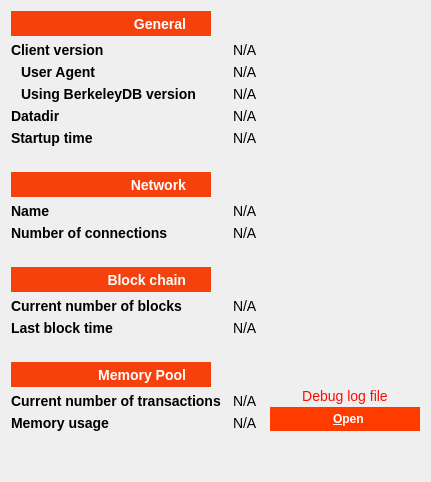
     <widget class="QWidget" name="tab_info">
      <property name="styleSheet">
       <string notr="true">QWidget { font-size:14px;}</string>
      </property>
      <attribute name="title">
       <string>&amp;Information</string>
      </attribute>
      <layout class="QGridLayout" name="gridLayout" columnstretch="0,1,0">
       <property name="horizontalSpacing">
        <number>12</number>
       </property>
       <item row="12" column="1" colspan="2">
        <widget class="QLabel" name="numberOfBlocks">
         <property name="cursor">
          <cursorShape>IBeamCursor</cursorShape>
         </property>
         <property name="text">
          <string>N/A</string>
         </property>
         <property name="textFormat">
          <enum>Qt::PlainText</enum>
         </property>
         <property name="textInteractionFlags">
          <set>Qt::LinksAccessibleByMouse|Qt::TextSelectableByKeyboard|Qt::TextSelectableByMouse</set>
         </property>
        </widget>
       </item>
       <item row="8" column="0">
        <widget class="QLabel" name="label_8">
         <property name="styleSheet">
          <string notr="true">QLabel {font-weight:bold;}</string>
         </property>
         <property name="text">
          <string>Name</string>
         </property>
        </widget>
       </item>
       <item row="18" column="0">
        <spacer name="verticalSpacer">
         <property name="orientation">
          <enum>Qt::Vertical</enum>
         </property>
         <property name="sizeType">
          <enum>QSizePolicy::Fixed</enum>
         </property>
         <property name="sizeHint" stdset="0">
          <size>
           <width>20</width>
           <height>40</height>
          </size>
         </property>
        </spacer>
       </item>
       <item row="16" column="1">
        <widget class="QLabel" name="mempoolNumberTxs">
         <property name="cursor">
          <cursorShape>IBeamCursor</cursorShape>
         </property>
         <property name="text">
          <string>N/A</string>
         </property>
         <property name="textFormat">
          <enum>Qt::PlainText</enum>
         </property>
         <property name="textInteractionFlags">
          <set>Qt::LinksAccessibleByMouse|Qt::TextSelectableByKeyboard|Qt::TextSelectableByMouse</set>
         </property>
        </widget>
       </item>
       <item row="15" column="2" rowspan="3">
        <layout class="QVBoxLayout" name="verticalLayoutDebugButton">
         <property name="spacing">
          <number>3</number>
         </property>
         <item>
          <spacer name="verticalSpacer_2">
           <property name="orientation">
            <enum>Qt::Vertical</enum>
           </property>
           <property name="sizeHint" stdset="0">
            <size>
             <width>10</width>
             <height>5</height>
            </size>
           </property>
          </spacer>
         </item>
         <item>
          <widget class="QLabel" name="labelDebugLogfile">
           <property name="styleSheet">
            <string notr="true">QLabel {color: #ff0c00;}</string>
           </property>
           <property name="text">
            <string>Debug log file</string>
           </property>
           <property name="alignment">
            <set>Qt::AlignCenter</set>
           </property>
          </widget>
         </item>
         <item>
          <widget class="QPushButton" name="openDebugLogfileButton">
           <property name="sizePolicy">
            <sizepolicy hsizetype="Fixed" vsizetype="Fixed">
             <horstretch>0</horstretch>
             <verstretch>0</verstretch>
            </sizepolicy>
           </property>
           <property name="minimumSize">
            <size>
             <width>150</width>
             <height>0</height>
            </size>
           </property>
           <property name="font">
            <font>
             <pointsize>-1</pointsize>
             <weight>75</weight>
             <bold>true</bold>
            </font>
           </property>
           <property name="toolTip">
            <string>Open the %1 debug log file from the current data directory. This can take a few seconds for large log files.</string>
           </property>
           <property name="styleSheet">
            <string notr="true">QPushButton {
    background-color: #ff3b00;
    border:0;
    color:#ffffff;
    font-size:12px;
    font-weight:bold;
    padding-left:25px;
    padding-right:25px;
    padding-top:5px;
    padding-bottom:5px;
}

QPushButton:hover {
    background-color: #ff0c00;
}
</string>
           </property>
           <property name="text">
            <string>  &amp;Open</string>
           </property>
           <property name="autoDefault">
            <bool>false</bool>
           </property>
          </widget>
         </item>
        </layout>
       </item>
       <item row="13" column="1" colspan="2">
        <widget class="QLabel" name="lastBlockTime">
         <property name="cursor">
          <cursorShape>IBeamCursor</cursorShape>
         </property>
         <property name="text">
          <string>N/A</string>
         </property>
         <property name="textFormat">
          <enum>Qt::PlainText</enum>
         </property>
         <property name="textInteractionFlags">
          <set>Qt::LinksAccessibleByMouse|Qt::TextSelectableByKeyboard|Qt::TextSelectableByMouse</set>
         </property>
        </widget>
       </item>
       <item row="1" column="1" colspan="2">
        <widget class="QLabel" name="clientVersion">
         <property name="cursor">
          <cursorShape>IBeamCursor</cursorShape>
         </property>
         <property name="text">
          <string>N/A</string>
         </property>
         <property name="textFormat">
          <enum>Qt::PlainText</enum>
         </property>
         <property name="textInteractionFlags">
          <set>Qt::LinksAccessibleByMouse|Qt::TextSelectableByKeyboard|Qt::TextSelectableByMouse</set>
         </property>
        </widget>
       </item>
       <item row="10" column="0">
        <spacer name="verticalSpacer_6">
         <property name="orientation">
          <enum>Qt::Vertical</enum>
         </property>
         <property name="sizeType">
          <enum>QSizePolicy::Fixed</enum>
         </property>
         <property name="sizeHint" stdset="0">
          <size>
           <width>20</width>
           <height>20</height>
          </size>
         </property>
        </spacer>
       </item>
       <item row="12" column="0">
        <widget class="QLabel" name="label_3">
         <property name="styleSheet">
          <string notr="true">QLabel {font-weight:bold;}</string>
         </property>
         <property name="text">
          <string>Current number of blocks</string>
         </property>
        </widget>
       </item>
       <item row="2" column="1" colspan="2">
        <widget class="QLabel" name="clientUserAgent">
         <property name="cursor">
          <cursorShape>IBeamCursor</cursorShape>
         </property>
         <property name="text">
          <string>N/A</string>
         </property>
         <property name="textFormat">
          <enum>Qt::PlainText</enum>
         </property>
         <property name="textInteractionFlags">
          <set>Qt::LinksAccessibleByMouse|Qt::TextSelectableByKeyboard|Qt::TextSelectableByMouse</set>
         </property>
        </widget>
       </item>
       <item row="9" column="0">
        <widget class="QLabel" name="label_7">
         <property name="styleSheet">
          <string notr="true">QLabel {font-weight:bold;}</string>
         </property>
         <property name="text">
          <string>Number of connections</string>
         </property>
        </widget>
       </item>
       <item row="17" column="1">
        <widget class="QLabel" name="mempoolSize">
         <property name="cursor">
          <cursorShape>IBeamCursor</cursorShape>
         </property>
         <property name="text">
          <string>N/A</string>
         </property>
         <property name="textFormat">
          <enum>Qt::PlainText</enum>
         </property>
         <property name="textInteractionFlags">
          <set>Qt::LinksAccessibleByMouse|Qt::TextSelectableByKeyboard|Qt::TextSelectableByMouse</set>
         </property>
        </widget>
       </item>
       <item row="0" column="0">
        <widget class="QLabel" name="label_9">
         <property name="sizePolicy">
          <sizepolicy hsizetype="Fixed" vsizetype="Fixed">
           <horstretch>0</horstretch>
           <verstretch>0</verstretch>
          </sizepolicy>
         </property>
         <property name="minimumSize">
          <size>
           <width>200</width>
           <height>25</height>
          </size>
         </property>
         <property name="font">
          <font>
           <pointsize>-1</pointsize>
           <weight>75</weight>
           <bold>true</bold>
          </font>
         </property>
         <property name="layoutDirection">
          <enum>Qt::LeftToRight</enum>
         </property>
         <property name="styleSheet">
          <string notr="true">QLabel {background-color: #f7410d; color:#ffffff; font-weight:bold;}</string>
         </property>
         <property name="text">
          <string>General</string>
         </property>
         <property name="alignment">
          <set>Qt::AlignRight|Qt::AlignTrailing|Qt::AlignVCenter</set>
         </property>
         <property name="margin">
          <number>0</number>
         </property>
         <property name="indent">
          <number>25</number>
         </property>
        </widget>
       </item>
       <item row="2" column="0">
        <widget class="QLabel" name="labelClientUserAgent">
         <property name="styleSheet">
          <string notr="true">QLabel {font-weight:bold;}</string>
         </property>
         <property name="text">
          <string>User Agent</string>
         </property>
         <property name="indent">
          <number>10</number>
         </property>
        </widget>
       </item>
       <item row="5" column="0">
        <widget class="QLabel" name="label_13">
         <property name="styleSheet">
          <string notr="true">QLabel {font-weight:bold;}</string>
         </property>
         <property name="text">
          <string>Startup time</string>
         </property>
        </widget>
       </item>
       <item row="4" column="1" colspan="2">
        <widget class="QLabel" name="dataDir">
         <property name="cursor">
          <cursorShape>IBeamCursor</cursorShape>
         </property>
         <property name="text">
          <string>N/A</string>
         </property>
         <property name="textFormat">
          <enum>Qt::PlainText</enum>
         </property>
         <property name="wordWrap">
          <bool>true</bool>
         </property>
         <property name="textInteractionFlags">
          <set>Qt::LinksAccessibleByMouse|Qt::TextSelectableByKeyboard|Qt::TextSelectableByMouse</set>
         </property>
        </widget>
       </item>
       <item row="9" column="1" colspan="2">
        <widget class="QLabel" name="numberOfConnections">
         <property name="cursor">
          <cursorShape>IBeamCursor</cursorShape>
         </property>
         <property name="text">
          <string>N/A</string>
         </property>
         <property name="textFormat">
          <enum>Qt::PlainText</enum>
         </property>
         <property name="textInteractionFlags">
          <set>Qt::LinksAccessibleByMouse|Qt::TextSelectableByKeyboard|Qt::TextSelectableByMouse</set>
         </property>
        </widget>
       </item>
       <item row="1" column="0">
        <widget class="QLabel" name="label_6">
         <property name="styleSheet">
          <string notr="true">QLabel {font-weight:bold;}</string>
         </property>
         <property name="text">
          <string>Client version</string>
         </property>
        </widget>
       </item>
       <item row="5" column="1" colspan="2">
        <widget class="QLabel" name="startupTime">
         <property name="cursor">
          <cursorShape>IBeamCursor</cursorShape>
         </property>
         <property name="text">
          <string>N/A</string>
         </property>
         <property name="textFormat">
          <enum>Qt::PlainText</enum>
         </property>
         <property name="textInteractionFlags">
          <set>Qt::LinksAccessibleByMouse|Qt::TextSelectableByKeyboard|Qt::TextSelectableByMouse</set>
         </property>
        </widget>
       </item>
       <item row="3" column="1" colspan="2">
        <widget class="QLabel" name="berkeleyDBVersion">
         <property name="cursor">
          <cursorShape>IBeamCursor</cursorShape>
         </property>
         <property name="text">
          <string>N/A</string>
         </property>
         <property name="textFormat">
          <enum>Qt::PlainText</enum>
         </property>
         <property name="textInteractionFlags">
          <set>Qt::LinksAccessibleByMouse|Qt::TextSelectableByKeyboard|Qt::TextSelectableByMouse</set>
         </property>
        </widget>
       </item>
       <item row="11" column="0">
        <widget class="QLabel" name="label_10">
         <property name="sizePolicy">
          <sizepolicy hsizetype="Fixed" vsizetype="Fixed">
           <horstretch>0</horstretch>
           <verstretch>0</verstretch>
          </sizepolicy>
         </property>
         <property name="minimumSize">
          <size>
           <width>200</width>
           <height>25</height>
          </size>
         </property>
         <property name="font">
          <font>
           <pointsize>-1</pointsize>
           <weight>75</weight>
           <bold>true</bold>
          </font>
         </property>
         <property name="styleSheet">
          <string notr="true">QLabel {background-color: #f7410d; color:#ffffff; font-weight:bold;}</string>
         </property>
         <property name="text">
          <string>Block chain</string>
         </property>
         <property name="alignment">
          <set>Qt::AlignRight|Qt::AlignTrailing|Qt::AlignVCenter</set>
         </property>
         <property name="indent">
          <number>25</number>
         </property>
        </widget>
       </item>
       <item row="15" column="0">
        <widget class="QLabel" name="labelMempoolTitle">
         <property name="sizePolicy">
          <sizepolicy hsizetype="Fixed" vsizetype="Fixed">
           <horstretch>0</horstretch>
           <verstretch>0</verstretch>
          </sizepolicy>
         </property>
         <property name="minimumSize">
          <size>
           <width>200</width>
           <height>25</height>
          </size>
         </property>
         <property name="font">
          <font>
           <pointsize>-1</pointsize>
           <weight>75</weight>
           <bold>true</bold>
          </font>
         </property>
         <property name="styleSheet">
          <string notr="true">QLabel {background-color: #f7410d; color:#ffffff; font-weight:bold;}</string>
         </property>
         <property name="text">
          <string>Memory Pool</string>
         </property>
         <property name="alignment">
          <set>Qt::AlignRight|Qt::AlignTrailing|Qt::AlignVCenter</set>
         </property>
         <property name="indent">
          <number>25</number>
         </property>
        </widget>
       </item>
       <item row="7" column="0">
        <widget class="QLabel" name="labelNetwork">
         <property name="sizePolicy">
          <sizepolicy hsizetype="Fixed" vsizetype="Fixed">
           <horstretch>0</horstretch>
           <verstretch>0</verstretch>
          </sizepolicy>
         </property>
         <property name="minimumSize">
          <size>
           <width>200</width>
           <height>25</height>
          </size>
         </property>
         <property name="font">
          <font>
           <pointsize>-1</pointsize>
           <weight>75</weight>
           <bold>true</bold>
          </font>
         </property>
         <property name="styleSheet">
          <string notr="true">QLabel {background-color: #f7410d; color:#ffffff; font-weight:bold;}</string>
         </property>
         <property name="text">
          <string>Network</string>
         </property>
         <property name="alignment">
          <set>Qt::AlignRight|Qt::AlignTrailing|Qt::AlignVCenter</set>
         </property>
         <property name="indent">
          <number>25</number>
         </property>
        </widget>
       </item>
       <item row="3" column="0">
        <widget class="QLabel" name="label_berkeleyDBVersion">
         <property name="styleSheet">
          <string notr="true">QLabel {font-weight:bold;}</string>
         </property>
         <property name="text">
          <string>Using BerkeleyDB version</string>
         </property>
         <property name="indent">
          <number>10</number>
         </property>
        </widget>
       </item>
       <item row="4" column="0">
        <widget class="QLabel" name="label_12">
         <property name="styleSheet">
          <string notr="true">QLabel {font-weight:bold;}</string>
         </property>
         <property name="text">
          <string>Datadir</string>
         </property>
        </widget>
       </item>
       <item row="17" column="0">
        <widget class="QLabel" name="labelMemoryUsage">
         <property name="styleSheet">
          <string notr="true">QLabel {font-weight:bold;}</string>
         </property>
         <property name="text">
          <string>Memory usage</string>
         </property>
        </widget>
       </item>
       <item row="8" column="1" colspan="2">
        <widget class="QLabel" name="networkName">
         <property name="cursor">
          <cursorShape>IBeamCursor</cursorShape>
         </property>
         <property name="text">
          <string>N/A</string>
         </property>
         <property name="textFormat">
          <enum>Qt::PlainText</enum>
         </property>
         <property name="textInteractionFlags">
          <set>Qt::LinksAccessibleByMouse|Qt::TextSelectableByKeyboard|Qt::TextSelectableByMouse</set>
         </property>
        </widget>
       </item>
       <item row="16" column="0">
        <widget class="QLabel" name="labelNumberOfTransactions">
         <property name="styleSheet">
          <string notr="true">QLabel {font-weight:bold;}</string>
         </property>
         <property name="text">
          <string>Current number of transactions</string>
         </property>
        </widget>
       </item>
       <item row="13" column="0">
        <widget class="QLabel" name="labelLastBlockTime">
         <property name="styleSheet">
          <string notr="true">QLabel {font-weight:bold;}</string>
         </property>
         <property name="text">
          <string>Last block time</string>
         </property>
        </widget>
       </item>
       <item row="6" column="0">
        <spacer name="verticalSpacer_5">
         <property name="orientation">
          <enum>Qt::Vertical</enum>
         </property>
         <property name="sizeType">
          <enum>QSizePolicy::Fixed</enum>
         </property>
         <property name="sizeHint" stdset="0">
          <size>
           <width>20</width>
           <height>20</height>
          </size>
         </property>
        </spacer>
       </item>
       <item row="14" column="0">
        <spacer name="verticalSpacer_7">
         <property name="orientation">
          <enum>Qt::Vertical</enum>
         </property>
         <property name="sizeType">
          <enum>QSizePolicy::Fixed</enum>
         </property>
         <property name="sizeHint" stdset="0">
          <size>
           <width>20</width>
           <height>20</height>
          </size>
         </property>
        </spacer>
       </item>
      </layout>
     </widget>
